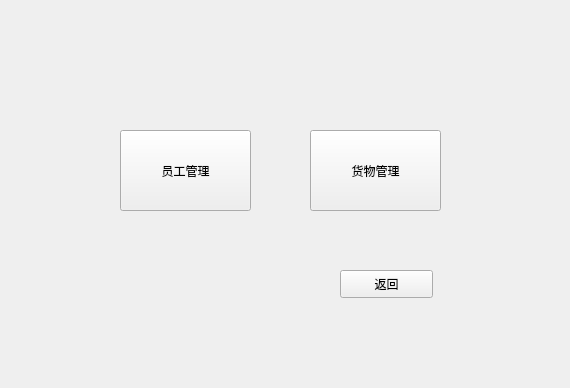
<?xml version="1.0" encoding="UTF-8"?>
<ui version="4.0">
 <class>Admin_show</class>
 <widget class="QWidget" name="Admin_show">
  <property name="geometry">
   <rect>
    <x>0</x>
    <y>0</y>
    <width>570</width>
    <height>388</height>
   </rect>
  </property>
  <property name="windowTitle">
   <string>Form</string>
  </property>
  <widget class="QPushButton" name="goods_Button">
   <property name="geometry">
    <rect>
     <x>310</x>
     <y>130</y>
     <width>131</width>
     <height>81</height>
    </rect>
   </property>
   <property name="text">
    <string>货物管理</string>
   </property>
  </widget>
  <widget class="QPushButton" name="employees_Button">
   <property name="geometry">
    <rect>
     <x>120</x>
     <y>130</y>
     <width>131</width>
     <height>81</height>
    </rect>
   </property>
   <property name="text">
    <string>员工管理</string>
   </property>
  </widget>
  <widget class="QPushButton" name="pushButton">
   <property name="geometry">
    <rect>
     <x>340</x>
     <y>270</y>
     <width>93</width>
     <height>28</height>
    </rect>
   </property>
   <property name="text">
    <string>返回</string>
   </property>
  </widget>
 </widget>
 <resources/>
 <connections/>
</ui>
